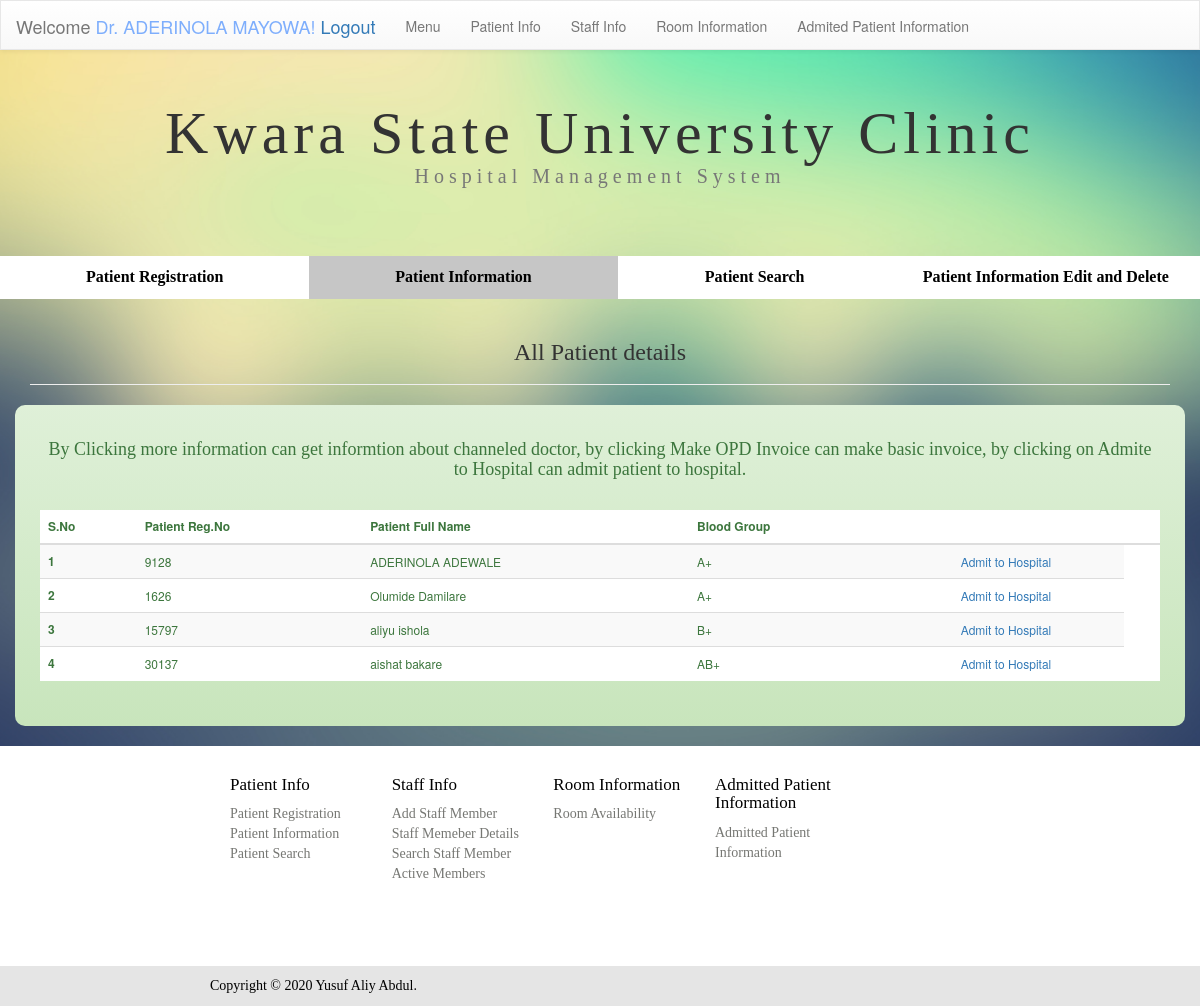
The app's page /patinfo.php (signed in) with its own data.
### tables this page shows
CREATE TABLE `patient` (
  `pet_id` int(11) NOT NULL,
  `pat_reg_id` varchar(1000) NOT NULL,
  `pet_reg_date` datetime DEFAULT current_timestamp(),
  `pet_fn` varchar(100) DEFAULT NULL,
  `pet_sn` varchar(100) DEFAULT NULL,
  `pet_addr` varchar(500) DEFAULT NULL,
  `pet_ac` varchar(4) DEFAULT '+234',
  `pet_con` varchar(11) DEFAULT NULL,
  `pet_em` varchar(1000) DEFAULT NULL,
  `pet_gen` varchar(10) DEFAULT NULL,
  `pet_bd` date DEFAULT NULL,
  `pet_age` int(3) DEFAULT NULL,
  `pet_bg` varchar(3) DEFAULT NULL,
  `Insert_admunname` varchar(100) DEFAULT NULL,
  `Update_sadmunname` varchar(100) DEFAULT NULL,
  `update_date` datetime DEFAULT NULL
);

### patinfo.php (the view, shortened to what this page needs)
<?php include 'connect.php';?>
<!DOCTYPE html PUBLIC "-//W3C//DTD XHTML 1.0 Transitional//EN" "http://www.w3.org/TR/xhtml1/DTD/xhtml1-transitional.dtd">
<html xmlns="http://www.w3.org/1999/xhtml">
<head>
<link rel="stylesheet" href="css/bootstrap.min.css">
<link rel="stylesheet" href="css/bootstrap-theme.min.css">
<link rel="stylesheet" type="text/css" href="css/staff.css"/>
<link rel="stylesheet" href="css/hide.css">
</head>
<body>
<header class="nav-down ">
<?php include_once('navbar.php');?>
</header>
<br>
<div class="container">
<div class="row">
<div class="col-md-12 col-xs-12 ">
<h1 class="text-center ">Kwara State University Clinic<br /><small style="font-size:20px">Hospital Management System</small></h1></div>
</div>
</div>
<br><br><br>
<div class="container-fluid">
<div class="row">
<ul class="nav  nav-justified" style="background-color:#FFF;">
<li style="font-family:calibri; font-size:16px;"><a style="color:#000" href="patin.php"><strong>Patient Registration</strong></a></li>
<li class="active" style="font-family:calibri; font-size:16px;"><a style="color:#000" href="patinfo.php"><strong>Patient Information</strong></a></li>
<li style="font-family:calibri; font-size:16px;"><a style="color:#000" href="petsearch.php"><strong>Patient Search</strong></a></li>
<li id="lockk" style="font-family:calibri; font-size:16px;"><a style="color:#000" href="supadm.php"><strong>Patient Information Edit and Delete</strong></a></li>
</ul>
</div></div>
<div class="container">
<div class="row">
<div class="col-md-12 col-xs-12">
<div class="page-header">
<h3 style="font-family:calibri;" class="text-center">All Patient details</h3></div>
</div>
</div>
</div>
<div style="border-radius:10px; padding:25px;" class="container alert-success">
<div class="row">
<div class="col-md-12 ">
<h4 style="font-family:calibri;" class="text-center">By Clicking more information can get informtion about channeled doctor, by clicking Make OPD Invoice can make basic invoice, by clicking on Admite to Hospital can admit patient to hospital.</h4>
<br />
<table  style="background-color:#FFF; font-size:12px; " class="table table-striped table-hover">
<thead>
<tr>
<th valign=""><strong>S.No</strong></th>
<th><strong>Patient Reg.No</strong></th>
<th><strong>Patient Full Name</strong></th>
<th><strong>Blood Group</strong></th>
<th></th>
<th></th>
</tr>
</thead>
<tbody>
<?php
$count=1;
$sel_query="SELECT * FROM patient";
$result = mysqli_query($con,$sel_query);
while($row = mysqli_fetch_assoc($result)) { ?>
<tr valign="middle">
    <td align="left"><strong><?php echo $count; ?></strong> </td>
    <td align="left"><?php echo $row["pat_reg_id"]; ?></td>
    <td align="left"><?php echo $row["pet_fn"]; ?> <?php echo $row["pet_sn"]; ?></td>
	  <td  align="left"><?php echo $row["pet_bg"]; ?></td>
    <td  align="center"><a target="_blank" href="admit.php?id=<?php echo $row["pet_id"]; ?>" name="ad">Admit to Hospital</a></td>
</tr>
<?php
$count++; } ?>
</tbody>
</table>
</div>
</div>
</div>
</body>
<footer>
	<?php include 'footer.php';?>
</footer>
</html>

### css/staff.css (style rules this page uses)
body { background:url(../images/background.jpg) no-repeat center center fixed ; -webkit-background-size:cover; -moz-background-size:cover; -o-background-size:cover; background-size:cover; }
h1 { text-align:center; font-family:"calibri"; font-size:60px; padding-top:10px; letter-spacing:5px; }

### css/hide.css (style rules this page uses)
body { padding-top: 50px; }
header { height: 40px; z-index: 1; position:fixed; top: 0; transition: top 0.2s ease-in-out; width: 100%; }

### css/menu.css (style rules this page uses)
body { background:url(../images/background.jpg) no-repeat center center fixed ; -webkit-background-size:cover; -moz-background-size:cover; -o-background-size:cover; background-size:cover; }
h1 { text-align:center; font-family:"calibri"; font-size:60px; padding-top:10px; letter-spacing:5px; }
.table { background-color:rgba(0, 0, 0, 0.5); border:none; }

### patinfo.php (style rules this page uses)
.active a { background-color: #c6c6c6; }

### records on screen
patient: pat_reg "9128", pet_fn "ADERINOLA", pet_sn "ADEWALE", pet_bg "A+"
patient: pat_reg "1626", pet_fn "Olumide", pet_sn "Damilare", pet_bg "A+"
patient: pat_reg "15797", pet_fn "aliyu", pet_sn "ishola", pet_bg "B+"
patient: pat_reg "30137", pet_fn "aishat", pet_sn "bakare", pet_bg "AB+"
